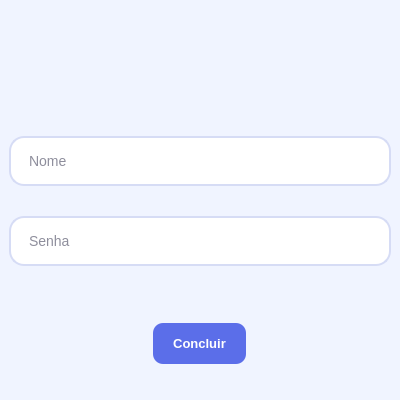
<?xml version="1.0" encoding="UTF-8"?>
<ui version="4.0">
 <class>Dialog</class>
 <widget class="QDialog" name="Dialog">
  <property name="geometry">
   <rect>
    <x>0</x>
    <y>0</y>
    <width>400</width>
    <height>400</height>
   </rect>
  </property>
  <property name="minimumSize">
   <size>
    <width>400</width>
    <height>400</height>
   </size>
  </property>
  <property name="maximumSize">
   <size>
    <width>400</width>
    <height>400</height>
   </size>
  </property>
  <property name="windowTitle">
   <string>Dialog</string>
  </property>
  <property name="styleSheet">
   <string notr="true">QDialog {
    background-color: #F0F4FF;
}

QLineEdit {
    background-color: #FFFFFF;
    color: #1E1E3A;
    border: 1.8px solid #D6DCF5;
    border-radius: 15px;
    padding: 11px 16px;
    font-size: 14px;
    font-family: 'Segoe UI', 'SF Pro Text', sans-serif;
    selection-background-color: #A8B8FF;
    selection-color: #1E1E3A;
}

QLineEdit:hover {
    border: 1.5px solid #A8B5E8;
    background-color: #FAFBFF;
}

QPushButton {
    background-color: #5B6EE9;
    color: #FFFFFF;
    border: none;
    border-radius: 10px;
    padding: 13px 20px;
    font-size: 13px;
    font-weight: 750;
    font-family: 'Segoe UI', 'SF Pro Text', sans-serif;

}

QPushButton:hover {
    background-color: #4A5DD6;
}

QLabel {
    color: #3D52C4;
    font-size: 28px;
    font-weight: 800;
    font-family: 'Segoe UI', 'SF Pro Text', sans-serif;
    letter-spacing: 1px;
    padding-left: 4px;
    border-left: 4px solid #5B6EE9;
    padding-bottom: 0px;
	text-decoration: underline;
}</string>
  </property>
  <layout class="QVBoxLayout" name="verticalLayout">
   <property name="spacing">
    <number>30</number>
   </property>
   <property name="leftMargin">
    <number>9</number>
   </property>
   <property name="rightMargin">
    <number>9</number>
   </property>
   <property name="bottomMargin">
    <number>9</number>
   </property>
   <item>
    <widget class="QLabel" name="label">
     <property name="enabled">
      <bool>true</bool>
     </property>
     <property name="text">
      <string/>
     </property>
     <property name="pixmap">
      <pixmap>imagens/logo.png</pixmap>
     </property>
     <property name="scaledContents">
      <bool>false</bool>
     </property>
     <property name="alignment">
      <set>Qt::AlignCenter</set>
     </property>
    </widget>
   </item>
   <item>
    <widget class="QLineEdit" name="nome">
     <property name="minimumSize">
      <size>
       <width>350</width>
       <height>50</height>
      </size>
     </property>
     <property name="maximumSize">
      <size>
       <width>400</width>
       <height>50</height>
      </size>
     </property>
     <property name="alignment">
      <set>Qt::AlignJustify|Qt::AlignVCenter</set>
     </property>
     <property name="placeholderText">
      <string>Nome</string>
     </property>
    </widget>
   </item>
   <item>
    <widget class="QLineEdit" name="senha">
     <property name="minimumSize">
      <size>
       <width>350</width>
       <height>50</height>
      </size>
     </property>
     <property name="maximumSize">
      <size>
       <width>400</width>
       <height>50</height>
      </size>
     </property>
     <property name="inputMask">
      <string/>
     </property>
     <property name="echoMode">
      <enum>QLineEdit::Password</enum>
     </property>
     <property name="alignment">
      <set>Qt::AlignLeading|Qt::AlignLeft|Qt::AlignVCenter</set>
     </property>
     <property name="placeholderText">
      <string>Senha</string>
     </property>
    </widget>
   </item>
   <item alignment="Qt::AlignHCenter|Qt::AlignVCenter">
    <widget class="QPushButton" name="btn_concluir">
     <property name="maximumSize">
      <size>
       <width>100</width>
       <height>50</height>
      </size>
     </property>
     <property name="layoutDirection">
      <enum>Qt::LeftToRight</enum>
     </property>
     <property name="autoFillBackground">
      <bool>false</bool>
     </property>
     <property name="text">
      <string>Concluir</string>
     </property>
     <property name="iconSize">
      <size>
       <width>16</width>
       <height>16</height>
      </size>
     </property>
     <property name="autoRepeat">
      <bool>false</bool>
     </property>
     <property name="default">
      <bool>false</bool>
     </property>
     <property name="flat">
      <bool>false</bool>
     </property>
    </widget>
   </item>
  </layout>
 </widget>
 <resources/>
 <connections/>
</ui>
